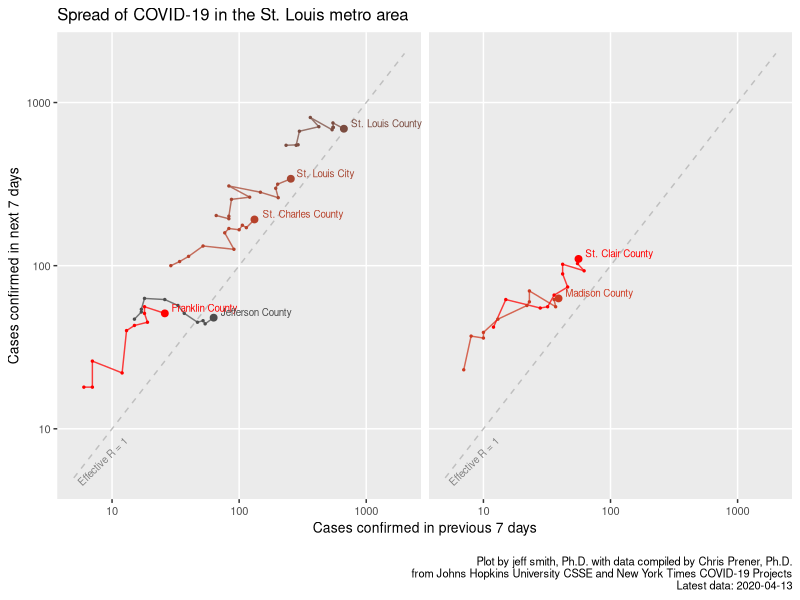
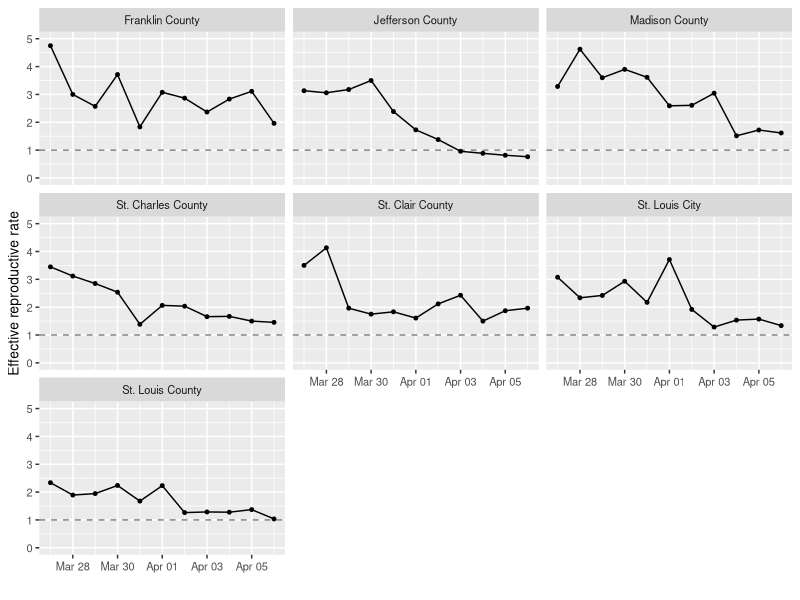
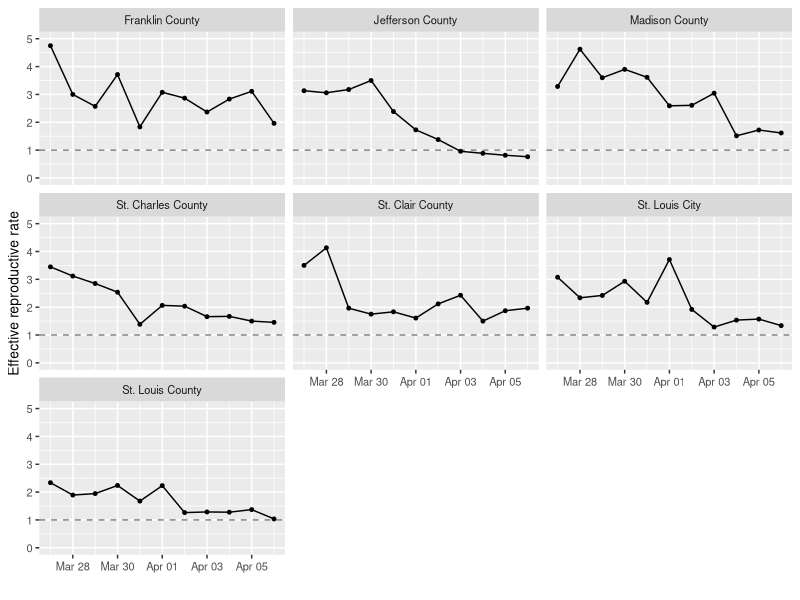

The R script that drew these images, in order:
# Epidemiological dynamics of COVID-19 in the St Louis metropolitan area
# jeff smith 2020

# TO DO: 
# - pull data directly from Johns Hopkins and NY Times
# - clean up workspace objects at end of script

# Dependencies
library("readr")
library("dplyr")
library("lubridate")
library("ggplot2")
library("gtable")

#
# Load and process data
#

data_counties <- read_csv("data/county_stl.csv") %>%
	rename(cases = confirmed) %>%
	mutate(date = ymd(report_date)) %>%
	select(date, cases, county) %>%
	filter(
		(date >= "2020-03-02") & 
		county %in% c(
			"St. Louis City", "St. Louis", "St. Charles", "Jefferson", 
			"Madison", "St. Clair", "Monroe", 
			"Lincoln", "Warren", "Franklin", "Clinton", "Jersey"
		)
	) %>%
	mutate(county = ifelse(!grepl("City", county), paste(county, "County"), county))
data_metro <- data_counties %>%
	group_by(date) %>%
	summarise(cases = sum(cases, na.rm = TRUE)) %>%
	mutate(county = "St. Louis Metro")

# Calculate new cases
serial_interval = 7
data_counties <- data_counties %>%
	group_by(county) %>%
	arrange(date, .by_group = TRUE) %>%
	mutate(
		cases_new  = cases - lag(cases, n = 1), 
		cases_prev = cases - lag(cases, n = serial_interval), 
		cases_next = lead(cases, n = serial_interval) - cases
	) %>%
	mutate(R_effective = cases_next / cases_prev) %>%
	# mutate(time_step = date - lag(date, n = 1)) %>%
	ungroup()
data_metro <- data_metro %>%
	arrange(date, .by_group = TRUE) %>%
	mutate(
		cases_new  = cases - lag(cases, n = 1), 
		cases_prev = cases - lag(cases, n = serial_interval), 
		cases_next = lead(cases, n = serial_interval) - cases
	)


# tail(data_counties)

# Latest R_effective
R_effective_last <- data_counties %>%
	filter(date == max(date) - serial_interval) %>%
	select(county, R_effective)
tmp <- R_effective_last$R_effective
names(tmp) <- R_effective_last$county
R_effective_last <- tmp
Find_R_effective_last <- function(x){ return(R_effective_last[[x]]) }
data_counties$R_effective_last <- sapply(data_counties$county, Find_R_effective_last)
rm(R_effective_last)




# 
# Plot: Total and new cases for total St Louis metro area
# 

plot_metro_total <- ggplot(data_metro) + 
	aes(x = date, y = cases) + 
	geom_col() + 
	scale_x_date(limits = c(ymd("2020-03-01"), max(data_metro$date) + 1)) + 
	labs(
		title = "Spread of COVID-19 in the St. Louis metro area", 
		y = "Total confirmed cases"
	) + 
	theme(text = element_text(size = 10), axis.title.x = element_blank())
plot_metro_new <- ggplot(subset(data_metro, !is.na(cases_prev))) + 
	aes(x = date, y = cases_prev/serial_interval) + 
	geom_col(aes(y = cases_new)) + 
	# geom_line(size = 1, color = "red3") + 
	scale_x_date(limits = c(ymd("2020-03-01"), max(data_metro$date) + 1)) + 
	labs(
		# y = paste("New confirmed cases\n(average of last ", serial_interval, " days)", sep = ""), 
		y = "New confirmed cases", 
		caption = (paste(
			"\n Plot by jeff smith, Ph.D. ", 
			"with data compiled by Chris Prener, Ph.D.\n", 
			"from Johns Hopkins University CSSE and New York Times COVID-19 Projects\n", 
			"Latest data: ", max(data_metro$date), 
			sep = ""
		))
	) + 
	theme(text = element_text(size = 10), axis.title.x = element_blank())
pdf(file = NULL)  # start workaround
plot_metro_combined <- gtable_add_grob(
	gtable(widths = unit(rep(1, 1), "null"), heights = unit(rep(1, 13), "null")), 
	list(ggplotGrob(plot_metro_total), ggplotGrob(plot_metro_new)), 
	l = c(1, 1), r = c(1, 1), t = c(1, 7), b = c(6, 13)
)
dev.off()  # end workaround
# dev.new(width = 5, height = 5)
# plot(plot_metro_combined)
ggsave("results/stl-total.pdf", plot_metro_combined, device = "pdf", width = 5, height = 5)



# 
# Plot: Total and new cases by county
# 

# Daily new cases by county
# dev.new(width = 6.5, height = 3)
# ggplot(subset(data_counties, !is.na(cases_new))) + 
	# aes(x = date, y = cases_new, fill = county) + 
	# geom_col() + 
	# scale_x_date(limits = c(ymd("2020-03-01"), max(data_metro$date) + 1)) + 
	# theme(text = element_text(size = 10), axis.title.x = element_blank())

data_for_plot <- data_counties %>%
	mutate(my_facet = county %in% c(
		# "St. Louis City", 
		# "St. Charles County", 
		# "Jefferson County"
		# "Franklin County", 
		# "Warren County" 
		"Jersey County", 
		"Madison County", 
		"St. Clair County", 
		"Monroe County", 
		"Clinton County"
	))
plot_counties_total <- ggplot(subset(data_for_plot, cases > 0)) + 
	aes(x = date, y = cases, group = county, color = county) + 
	facet_wrap(~ my_facet, ncol = 2) + 
	geom_point(size = 0.5) + geom_line(alpha = 0.75) + 
	geom_point(
		mapping = aes(group = county, fill = county), 
		data = filter(data_for_plot, date == max(data_for_plot$date)), 
		size = 1.5
	) + 
	geom_text(
		mapping = aes(label = county), 
		data = subset(data_for_plot, date == max(data_for_plot$date)), 
		hjust = 0, size = 2.5, nudge_x = 1
	) + 
	scale_x_date(limits = c(ymd("2020-03-07"), max(data_for_plot$date + 12))) + 
	scale_y_log10(limits = c(1, 1e4), minor_breaks = 10^c(1:6)) + 
	scale_color_hue(l = 50) + scale_fill_hue(l = 50) + 
	labs(
		y = "Total confirmed cases", 
		title = "Spread of COVID-19 in the St. Louis metro area"
	) + 
	theme(
		text = element_text(size = 10), axis.title.x = element_blank(), 
		strip.text = element_blank(), strip.background = element_blank(), 
		legend.position = "none"
	)
plot_counties_new <- ggplot(subset(data_for_plot, !is.na(cases_prev) & (cases_prev/serial_interval >= 1) )) + 
	aes(x = date, y = cases_prev/serial_interval, group = county, color = county) + 
	facet_wrap(~ my_facet, ncol = 2) + 
	geom_point(size = 0.5) + geom_line(alpha = 0.75) + 
	geom_point(
		mapping = aes(group = county, fill = county), 
		data = filter(data_for_plot, date == max(data_for_plot$date)), 
		size = 1.5
	) + 
	geom_text(
		mapping = aes(label = county), 
		data = filter(data_for_plot, date == max(data_for_plot$date)), 
		hjust = 0, size = 2.5, nudge_x = 1
	) + 
	scale_x_date(limits = c(ymd("2020-03-07"), max(data_for_plot$date + 12))) + 
	scale_y_log10(limits = c(1, 1e3), minor_breaks = 10^c(1:6)) + 
	scale_color_hue(l = 50) + 
	labs(
		y = paste("New confirmed cases\n(average of last ", serial_interval, " days)", sep = ""), 
		caption = (paste(
			"\n Plot by jeff smith, Ph.D. ", 
			"with data compiled by Chris Prener, Ph.D.\n", 
			"from Johns Hopkins University CSSE and New York Times COVID-19 Projects\n", 
			"Latest data: ", max(data_for_plot$date), 
			sep = ""
		))
	) + 
	theme(
		text = element_text(size = 10), axis.title.x = element_blank(), 
		strip.text = element_blank(), strip.background = element_blank(), 
		legend.position = "none"
	)
pdf(file = NULL)  # start workaround
plot_counties_combined <- gtable_add_grob(
	gtable(widths = unit(rep(1, 1), "null"), heights = unit(rep(1, 13), "null")), 
	list(ggplotGrob(plot_counties_total), ggplotGrob(plot_counties_new)), 
	l = c(1, 1), r = c(1, 1), t = c(1, 7), b = c(6, 13)
)
dev.off()  # end workaround
# dev.new(width = 6.5, height = 6)
# plot(plot_counties_combined)
ggsave("results/stl-counties.pdf", plot_counties_combined, device = "pdf", width = 6.5, height = 6)


# 
# Plot: New cases vs previous cases (log-log)
# 

# Clean dataset for log-scale plotting
# data_counties_log <- data_counties %>% 
	# filter(
		# !is.na(cases_next) & !is.na(cases_prev) & 
		# (cases_next > case_cutoff) & (cases_prev > case_cutoff)
	# ) %>% 
	# mutate(county = factor(county))

my_limits <- c(5, 2e3)
my_minor_breaks <- 10^c(1:6)
# case_cutoff <- 5
data_for_plot <- data_counties %>%
	filter(!is.na(cases_next) & !is.na(cases_prev)) %>% 
		# (cases_next > case_cutoff) & (cases_prev > case_cutoff)
	filter(date > ymd("2020-03-26")) %>% 
	filter(county %in% c(
		"St. Louis County", "St. Louis City", "St. Charles County", 
		"St. Clair County", "Madison County", # "Monroe County", 
		"Jefferson County", "Franklin County"
	)) %>% 
	mutate(my_facet = county %in% c(
		"Madison County", 
		"St. Clair County", 
		"Monroe County" 
		# "Jefferson County" 
	))
plot_stepwise <- ggplot(data = data_for_plot) + 
	aes(x = cases_prev, y = cases_next, color = R_effective_last) + 
	facet_wrap(~ my_facet, ncol = 2) + 
	geom_line(
		data = tibble(cases_prev = my_limits, cases_next = my_limits), 
		color = grey(0.75), linetype = "dashed"
	) + 
	annotate(
		"text", label = "Effective R = 1", 
		size = 2.5, color = grey(0.5), angle = 44,
		x = 5, y = 5, hjust = 0, vjust = 1.5
	) + 
	geom_path(aes(group = county), alpha = 0.75) + 
	geom_point(aes(group = county), size = 0.5) + 
	geom_point(
		mapping = aes(group = county, fill = R_effective_last), 
		data = filter(data_for_plot, date == max(data_for_plot$date)), 
		size = 2
	) + 
	geom_text(
		mapping = aes(label = county), 
		data = filter(data_for_plot, date == max(data_for_plot$date)), 
		hjust = -0.1, vjust = -0.2, size = 2.5
	) + 
	scale_x_log10(limits = my_limits, minor_breaks = my_minor_breaks) + 
	scale_y_log10(limits = my_limits, minor_breaks = my_minor_breaks) + 
	scale_color_gradient(low = grey(0.3), high = "red") + 
	scale_fill_gradient(low = grey(0.3), high = "red") + 
	labs(
		title = "Spread of COVID-19 in the St. Louis metro area", 
		x = paste("Cases confirmed in previous", serial_interval, "days"), 
		y = paste("Cases confirmed in next", serial_interval, "days"), 
		caption = (paste(
			"\n",
			"Plot by jeff smith, Ph.D. ", 
			"with data compiled by Chris Prener, Ph.D.\n", 
			"from Johns Hopkins University CSSE and New York Times COVID-19 Projects\n", 
			# "Showing data >", case_cutoff, " cases. ", 
			"Latest data: ", max(data_counties$date), 
			sep = ""
		))
	) + 
	theme(
		strip.text = element_blank(), strip.background = element_blank(), 
		legend.position = "none", text = element_text(size = 10)
	)
# dev.new(width = 6.5, height = 4)
# plot(plot_stepwise)
ggsave("results/stl-stepwise.pdf", plot_stepwise, device = "pdf", width = 6.5, height = 4)


#
# Plot: Estimated R
# 

dev.new(width = 6.5, height = 5)
data_for_plot <- data_counties %>%
	filter(
		!is.na(cases_next) & !is.na(cases_prev), 
		county %in% c(
			"St. Louis County", "St. Louis City", "St. Charles County", 
			"St. Clair County", "Madison County", 
			"Jefferson County", "Franklin County"
		), 
		date > ymd("2020-03-26")
	)
plot_effective_R <- ggplot(data_for_plot) + 
	aes(x = date, y = R_effective) + 
	facet_wrap(~ county, ncol = 3) + 
	geom_hline(yintercept = 1, color = grey(0.5), linetype = "dashed") + 
	geom_line() + geom_point(size = 1) + 
	scale_x_date() + 
	scale_y_continuous(limits = c(0, 5)) + 
	labs(x = "", y = "Effective reproductive rate") + 
	theme(text = element_text(size = 10))
plot(plot_effective_R)
ggsave("results/stl-effective-R.pdf", plot_effective_R, device = "pdf", width = 6.5, height = 5)

